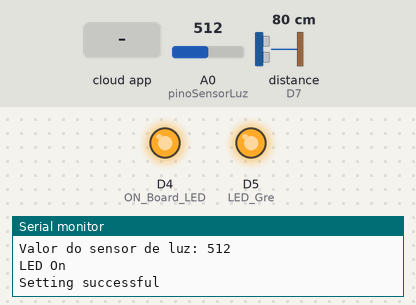
Recording of a sketch running on a simulated ESP8266 (NodeMCU). Shown: output pins drawn as LEDs (lit = HIGH), the last lines printed to the serial monitor. Wiring (inferred from the names in the program): ultrasonic range finder: trigger D6; echo D7. Inputs (shaded band) come from the test bench; at power-on: A0 (pinoSensorLuz) = 512, distance to the obstacle (sensor on D7) 80 cm. The echo pulse lasts 58.3 µs per cm; WiFi joins after 1.5 s; servers stay silent unless stated; the Firebase database answers and starts empty; pins used as bus, display or sensor lines are not drawn.

Above: at 3.2 s.
3.3 s: the phone or cloud app sets SensorAp to 25
At 8.3 s:
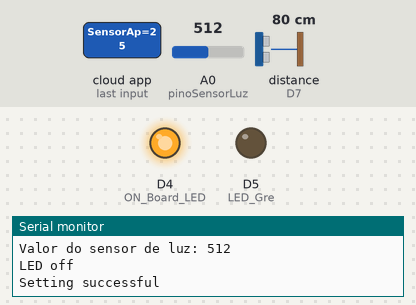
14.3 s: the phone or cloud app sets SensorAp to 0
At 19.5 s:
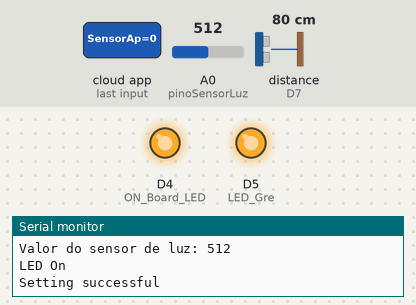
20.3 s: the phone or cloud app sets SensorAp to 50
At 25.6 s:
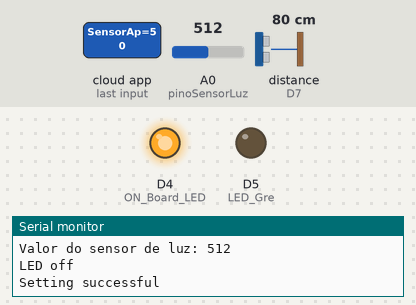
Timing chart, 0 to 27.1 s (numbered marks = the images above; inputs shaded):
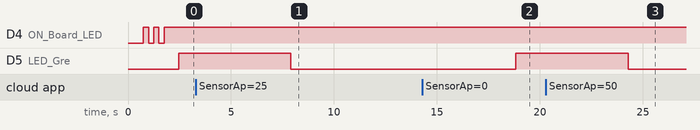

The sketch:

ABP_IOT2.ino
```cpp
#include <ESP8266WiFi.h>
#include <FirebaseArduino.h>
#include <ArduinoJson.h>
#include <ESP8266HTTPClient.h>

#define FIREBASE_HOST "iot2farebasev-default-rtdb.firebaseio.com" //--> URL address of your Firebase Realtime Database. https://iot2farebasev-default-rtdb.firebaseio.com/
#define FIREBASE_AUTH "qlWl9Sjqu3Qurbm2AiF2J1OIBglzQP2ZtVeTCzCM" //--> Your firebase database secret code.

#define ON_Board_LED 2
#define LED_Gre D5

//----------------------------------------Sensor de procimidade
#define trig D6
#define echo D7

//----------------------------------------Sensor de Luz
#define pinoSensorLuz A0

//----------------------------------------SSID and Password of your WiFi router.
const char* ssid = "Viniphone";
const char* password = "nseioqcolocar";
//----------------------------------------

long randNumber;

void setup() {
  pinMode(trig, OUTPUT);
  pinMode(echo, INPUT);

  // put your setup code here, to run once:
  Serial.begin(115200);
  delay(500);

  WiFi.begin(ssid, password);
  Serial.println("");

  pinMode(ON_Board_LED,OUTPUT);
  pinMode(LED_Gre,OUTPUT);
  digitalWrite(ON_Board_LED, HIGH);

  //----------------------------------------Wait for connection
  Serial.print("Connecting");
  while (WiFi.status() != WL_CONNECTED) {
    Serial.print(".");
    //----------------------------------------Make the On Board Flashing LED on the process of connecting to the wifi router.
    digitalWrite(ON_Board_LED, LOW);
    delay(250);
    digitalWrite(ON_Board_LED, HIGH);
    delay(250);
    //----------------------------------------
  }
  //----------------------------------------
  digitalWrite(ON_Board_LED, HIGH);
  //----------------------------------------If successfully connected to the wifi router, the IP Address that will be visited is displayed in the serial monitor.
  Serial.println("");
  Serial.print("Successfully connected to : ");
  Serial.println(ssid);
  Serial.print("IP address: ");
  Serial.println(WiFi.localIP());
  Serial.println();
  //----------------------------------------

  //----------------------------------------Firebase Realtime Database Configuration.
  Firebase.begin(FIREBASE_HOST, FIREBASE_AUTH);
  //----------------------------------------
}

void loop() {
  //----------------------------------------Send data in the form of random value data to the Firebase Realtime Database.

  double distan = pulso();
  Serial.println("Valor do sensor de aproximidade em cm: " + String(distan));

  int valorLuz = analogRead(pinoSensorLuz);
  String vlLuz = String(valorLuz);
  Serial.println("Valor do sensor de luz: " + vlLuz);

  Firebase.setFloat("Vini/SensorAp", distan);

  if (Firebase.failed()) {
      Serial.print("Vini/SensorAp failed: ");
      Serial.println(Firebase.error());
      delay(500);
      return;
  }


  Firebase.setString("Vini/SensorLz", vlLuz);

  if (Firebase.failed()) {
      Serial.print("Vini/SensorLz failed: ");
      Serial.println(Firebase.error());
      delay(500);
      return;
  }

  float status = Firebase.getFloat("Douglas/SensorAp");

   if (status < 10.0 ) {
    digitalWrite(LED_Gre, HIGH);
    Serial.println("LED On");
    Serial.println();
  }else{
    digitalWrite(LED_Gre, LOW);
    Serial.println("LED off");
    Serial.println();
  }

  Serial.println("Setting successful");
  Serial.println();
  //----------------------------------------

  delay(5000);
}

float pulso(){
  long tempo;

  digitalWrite(trig, LOW);
  delayMicroseconds(2);
  digitalWrite(trig, HIGH);
  delayMicroseconds(10);
  digitalWrite(trig, LOW);

  tempo = pulseIn(echo, HIGH);
  return tempo*(0.034/2);
}
```

Measured:
- after the input at 3.3 s, D5 (LED_Gre): HIGH → LOW after 4.6 s
- after the input at 14.3 s, D5 (LED_Gre): LOW → HIGH after 4.5 s
- after the input at 20.3 s, D5 (LED_Gre): HIGH → LOW after 4.0 s
